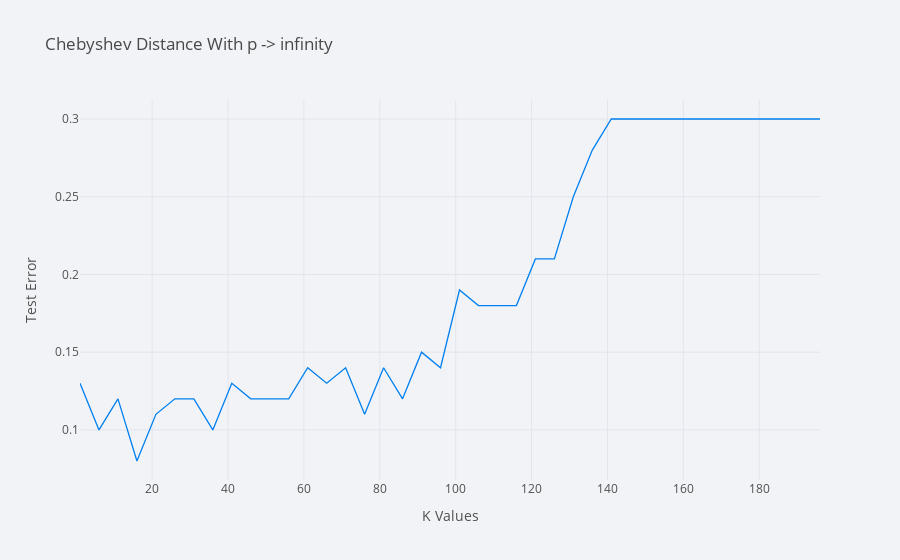

Write notebook code for a chart like this one.
### Markdown cell above
##### C. Chebyshev Distance With p -> infinity.

### Code cell
Optimal_k, MaxtestScore = 0, 0
Error_test = []
for k in range_k:
    knn = KNeighborsClassifier(metric='chebyshev', p=float('inf') , n_neighbors = k)
    Xtrain,Ytrain = dfTraining.drop(columns = ['class']), dfTraining['class']
    
    knn.fit(Xtrain, Ytrain)
    testScore = knn.score(Xtest,Ytest)
    Ypred = knn.predict(Xtest)
    Error_test.append(1-testScore)
    Train_Error_Records.append(1-knn.score(Xtrain,Ytrain))
    
    #print(testScore)
    if MaxtestScore < testScore and k>1:
        MaxtestScore = testScore
        Optimal_k = k

CF_Matrix = confusion_matrix(Ytest,Ypred)

Header_Chebyshev = ['Max Test Accuracy','Best k value','Test Error','Confusion matrix','F1 Score','Training score','Precision Score']
Content_Chebyshev = [[MaxtestScore,Optimal_k,1-MaxtestScore,CF_Matrix,f1_score(Ytest,Ypred,average='macro')
                      ,knn.score(Xtrain,Ytrain),precision_score(Ytest,Ypred)]]

SummarizeTable(Header_Chebyshev,Content_Chebyshev)
df_k_error = pd.DataFrame({'k Values': range_k,'Testing errors':Error_test})
df_k_error.iplot(x='k Values', y='Testing errors', xTitle='K Values', yTitle='Test Error', title='Chebyshev Distance With p -> infinity')

### Figure 1 — Plotly figure (JSON) as saved in the notebook; plotly's stock layout.template omitted (floating-point values rounded to 4 significant figures)
{"data": [{"line": {"color": "rgba(0, 128, 240, 1.0)", "dash": "solid", "shape": "linear", "width": 1.3}, "mode": "lines", "name": "Testing errors", "text": "", "type": "scatter", "x": [1, 6, 11, 16, 21, 26, 31, 36, 41, 46, 51, 56, 61, 66, 71, 76, 81, 86, 91, 96, 101, 106, 111, 116, 121, 126, 131, 136, 141, 146, 151, 156, 161, 166, 171, 176, 181, 186, 191, 196], "y": [0.13, 0.1, 0.12, 0.08, 0.11, 0.12, 0.12, 0.1, 0.13, 0.12, 0.12, 0.12, 0.14, 0.13, 0.14, 0.11, 0.14, 0.12, 0.15, 0.14, 0.19, 0.18, 0.18, 0.18, 0.21, 0.21, 0.25, 0.28, 0.3, 0.3, 0.3, 0.3, 0.3, 0.3, 0.3, 0.3, 0.3, 0.3, 0.3, 0.3]}], "layout": {"legend": {"bgcolor": "#F2F3F7", "font": {"color": "#505050"}}, "paper_bgcolor": "#F2F3F7", "plot_bgcolor": "#F2F3F7", "title": {"font": {"color": "#484848"}, "text": "Chebyshev Distance With p -> infinity"}, "xaxis": {"gridcolor": "#E1E5ED", "showgrid": true, "tickfont": {"color": "#505050"}, "title": {"font": {"color": "#505050"}, "text": "K Values"}, "zerolinecolor": "#E1E5ED"}, "yaxis": {"gridcolor": "#E1E5ED", "showgrid": true, "tickfont": {"color": "#505050"}, "title": {"font": {"color": "#505050"}, "text": "Test Error"}, "zerolinecolor": "#E1E5ED"}}}
